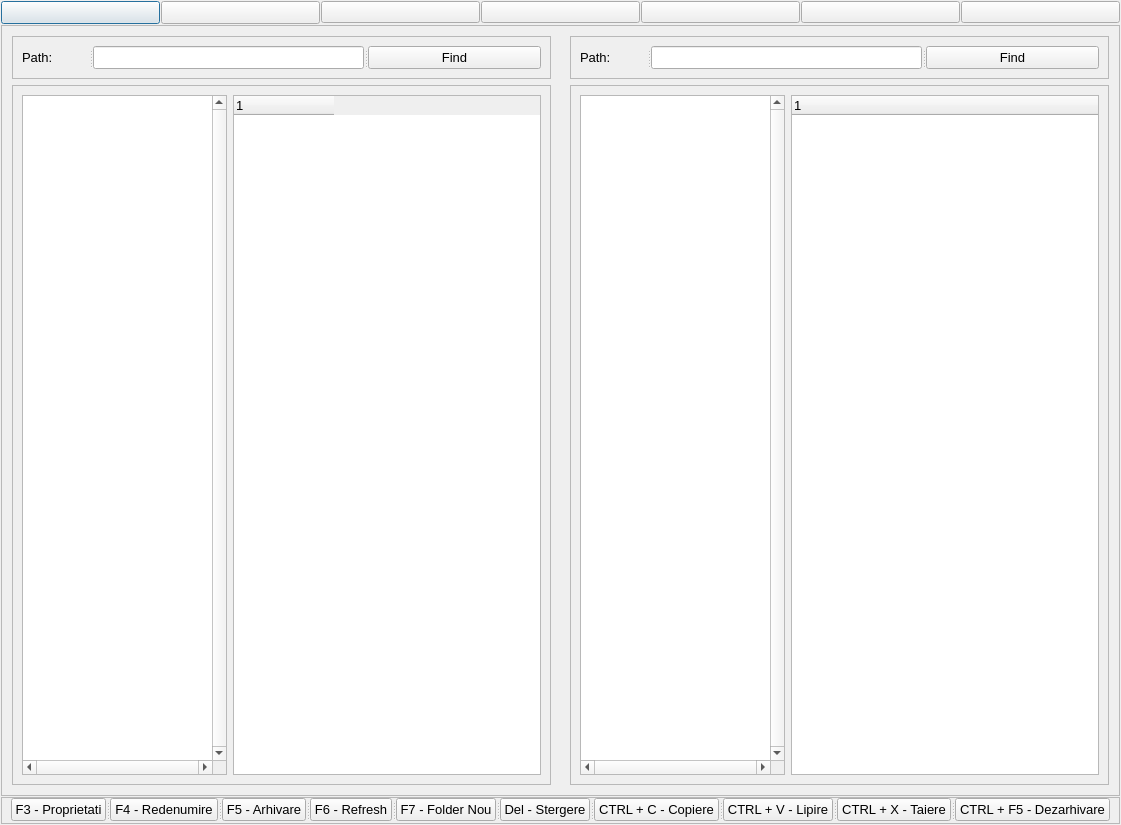
<?xml version="1.0" encoding="UTF-8"?>
<ui version="4.0">
 <class>Dialog</class>
 <widget class="QDialog" name="Dialog">
  <property name="geometry">
   <rect>
    <x>0</x>
    <y>0</y>
    <width>1121</width>
    <height>825</height>
   </rect>
  </property>
  <property name="windowTitle">
   <string>Dialog</string>
  </property>
  <layout class="QVBoxLayout" name="verticalLayout">
   <property name="spacing">
    <number>1</number>
   </property>
   <property name="leftMargin">
    <number>1</number>
   </property>
   <property name="topMargin">
    <number>1</number>
   </property>
   <property name="rightMargin">
    <number>1</number>
   </property>
   <property name="bottomMargin">
    <number>1</number>
   </property>
   <item>
    <layout class="QHBoxLayout" name="horizontalLayout">
     <item>
      <widget class="QPushButton" name="BackButton">
       <property name="font">
        <font>
         <family>Microsoft Sans Serif</family>
         <pointsize>10</pointsize>
         <bold>false</bold>
        </font>
       </property>
       <property name="text">
        <string/>
       </property>
       <property name="icon">
        <iconset>
         <normaloff>icons/left-arrow.png</normaloff>icons/left-arrow.png</iconset>
       </property>
       <property name="iconSize">
        <size>
         <width>18</width>
         <height>18</height>
        </size>
       </property>
      </widget>
     </item>
     <item>
      <widget class="QPushButton" name="NextButton">
       <property name="font">
        <font>
         <family>Microsoft Sans Serif</family>
         <pointsize>10</pointsize>
         <bold>false</bold>
        </font>
       </property>
       <property name="text">
        <string/>
       </property>
       <property name="icon">
        <iconset>
         <normaloff>icons/right-arrow.png</normaloff>icons/right-arrow.png</iconset>
       </property>
       <property name="iconSize">
        <size>
         <width>18</width>
         <height>18</height>
        </size>
       </property>
      </widget>
     </item>
     <item>
      <widget class="QPushButton" name="butonLupa">
       <property name="text">
        <string/>
       </property>
       <property name="icon">
        <iconset>
         <normaloff>icons/lupa.png</normaloff>icons/lupa.png</iconset>
       </property>
       <property name="iconSize">
        <size>
         <width>18</width>
         <height>18</height>
        </size>
       </property>
      </widget>
     </item>
     <item>
      <widget class="QPushButton" name="butonRefresh">
       <property name="text">
        <string/>
       </property>
       <property name="icon">
        <iconset>
         <normaloff>icons/refresh.png</normaloff>icons/refresh.png</iconset>
       </property>
       <property name="iconSize">
        <size>
         <width>18</width>
         <height>18</height>
        </size>
       </property>
      </widget>
     </item>
     <item>
      <widget class="QPushButton" name="butonCreare">
       <property name="text">
        <string/>
       </property>
       <property name="icon">
        <iconset>
         <normaloff>icons/add-folder.png</normaloff>icons/add-folder.png</iconset>
       </property>
       <property name="iconSize">
        <size>
         <width>18</width>
         <height>18</height>
        </size>
       </property>
      </widget>
     </item>
     <item>
      <widget class="QPushButton" name="butonArhivare">
       <property name="text">
        <string/>
       </property>
       <property name="icon">
        <iconset>
         <normaloff>icons/zip.png</normaloff>icons/zip.png</iconset>
       </property>
       <property name="iconSize">
        <size>
         <width>18</width>
         <height>18</height>
        </size>
       </property>
      </widget>
     </item>
     <item>
      <widget class="QPushButton" name="butonDezarhivare">
       <property name="text">
        <string/>
       </property>
       <property name="icon">
        <iconset>
         <normaloff>icons/zip-folder.png</normaloff>icons/zip-folder.png</iconset>
       </property>
       <property name="iconSize">
        <size>
         <width>18</width>
         <height>18</height>
        </size>
       </property>
      </widget>
     </item>
    </layout>
   </item>
   <item>
    <widget class="QFrame" name="frame_2">
     <property name="font">
      <font>
       <family>Microsoft Sans Serif</family>
       <pointsize>10</pointsize>
       <bold>false</bold>
      </font>
     </property>
     <property name="frameShape">
      <enum>QFrame::StyledPanel</enum>
     </property>
     <property name="frameShadow">
      <enum>QFrame::Raised</enum>
     </property>
     <layout class="QHBoxLayout" name="horizontalLayout_3" stretch="0,0">
      <property name="spacing">
       <number>1</number>
      </property>
      <property name="leftMargin">
       <number>1</number>
      </property>
      <property name="topMargin">
       <number>1</number>
      </property>
      <property name="rightMargin">
       <number>1</number>
      </property>
      <property name="bottomMargin">
       <number>1</number>
      </property>
      <item>
       <widget class="QFrame" name="frameLeft">
        <layout class="QVBoxLayout" name="verticalLayout_3">
         <item>
          <widget class="QFrame" name="framePathLeft">
           <property name="frameShape">
            <enum>QFrame::StyledPanel</enum>
           </property>
           <property name="frameShadow">
            <enum>QFrame::Raised</enum>
           </property>
           <layout class="QHBoxLayout" name="horizontalLayout_6">
            <item>
             <widget class="QSplitter" name="pathsplitterleft">
              <property name="font">
               <font>
                <family>Microsoft Sans Serif</family>
                <pointsize>10</pointsize>
                <bold>false</bold>
               </font>
              </property>
              <property name="orientation">
               <enum>Qt::Horizontal</enum>
              </property>
              <widget class="QLabel" name="LeftPathLabel">
               <property name="font">
                <font>
                 <family>Microsoft Sans Serif</family>
                 <pointsize>10</pointsize>
                 <bold>false</bold>
                </font>
               </property>
               <property name="text">
                <string>Path:</string>
               </property>
              </widget>
              <widget class="QLineEdit" name="LeftPathLine">
               <property name="font">
                <font>
                 <family>Microsoft Sans Serif</family>
                 <pointsize>10</pointsize>
                 <bold>false</bold>
                </font>
               </property>
              </widget>
              <widget class="QPushButton" name="LeftFindPathButton">
               <property name="font">
                <font>
                 <family>Microsoft Sans Serif</family>
                 <pointsize>10</pointsize>
                 <bold>false</bold>
                </font>
               </property>
               <property name="text">
                <string>Find</string>
               </property>
              </widget>
             </widget>
            </item>
           </layout>
          </widget>
         </item>
         <item>
          <widget class="QFrame" name="frameTreesLeft">
           <property name="sizePolicy">
            <sizepolicy hsizetype="Expanding" vsizetype="Expanding">
             <horstretch>0</horstretch>
             <verstretch>0</verstretch>
            </sizepolicy>
           </property>
           <property name="frameShape">
            <enum>QFrame::StyledPanel</enum>
           </property>
           <property name="frameShadow">
            <enum>QFrame::Raised</enum>
           </property>
           <layout class="QHBoxLayout" name="horizontalLayout_2" stretch="2,3">
            <item>
             <widget class="QTreeView" name="LeftPanelTree">
              <property name="font">
               <font>
                <family>Microsoft Sans Serif</family>
                <pointsize>10</pointsize>
                <bold>false</bold>
               </font>
              </property>
              <property name="verticalScrollBarPolicy">
               <enum>Qt::ScrollBarAlwaysOn</enum>
              </property>
              <property name="horizontalScrollBarPolicy">
               <enum>Qt::ScrollBarAlwaysOn</enum>
              </property>
              <property name="autoScroll">
               <bool>false</bool>
              </property>
              <property name="wordWrap">
               <bool>false</bool>
              </property>
             </widget>
            </item>
            <item>
             <widget class="QTreeWidget" name="LeftTree">
              <property name="font">
               <font>
                <family>Microsoft Sans Serif</family>
                <pointsize>10</pointsize>
                <bold>false</bold>
               </font>
              </property>
              <property name="animated">
               <bool>false</bool>
              </property>
              <attribute name="headerStretchLastSection">
               <bool>false</bool>
              </attribute>
              <column>
               <property name="text">
                <string notr="true">1</string>
               </property>
              </column>
             </widget>
            </item>
           </layout>
          </widget>
         </item>
        </layout>
       </widget>
      </item>
      <item>
       <widget class="QFrame" name="frameRight">
        <property name="sizePolicy">
         <sizepolicy hsizetype="Expanding" vsizetype="Expanding">
          <horstretch>0</horstretch>
          <verstretch>0</verstretch>
         </sizepolicy>
        </property>
        <layout class="QVBoxLayout" name="verticalLayout_4" stretch="0,0">
         <item>
          <widget class="QFrame" name="framePathRight">
           <property name="frameShape">
            <enum>QFrame::StyledPanel</enum>
           </property>
           <property name="frameShadow">
            <enum>QFrame::Raised</enum>
           </property>
           <layout class="QHBoxLayout" name="horizontalLayout_5">
            <item>
             <widget class="QSplitter" name="pathsplitterright">
              <property name="font">
               <font>
                <family>Microsoft Sans Serif</family>
                <pointsize>10</pointsize>
                <bold>false</bold>
               </font>
              </property>
              <property name="orientation">
               <enum>Qt::Horizontal</enum>
              </property>
              <widget class="QLabel" name="RightPathLabel">
               <property name="font">
                <font>
                 <family>Microsoft Sans Serif</family>
                 <pointsize>10</pointsize>
                 <bold>false</bold>
                </font>
               </property>
               <property name="text">
                <string>Path:</string>
               </property>
              </widget>
              <widget class="QLineEdit" name="RightPathLine">
               <property name="font">
                <font>
                 <family>Microsoft Sans Serif</family>
                 <pointsize>10</pointsize>
                 <bold>false</bold>
                </font>
               </property>
              </widget>
              <widget class="QPushButton" name="RightFindPathButton">
               <property name="font">
                <font>
                 <family>Microsoft Sans Serif</family>
                 <pointsize>10</pointsize>
                 <bold>false</bold>
                </font>
               </property>
               <property name="text">
                <string>Find</string>
               </property>
              </widget>
             </widget>
            </item>
           </layout>
          </widget>
         </item>
         <item>
          <widget class="QFrame" name="frameTreesRight">
           <property name="sizePolicy">
            <sizepolicy hsizetype="Expanding" vsizetype="Expanding">
             <horstretch>0</horstretch>
             <verstretch>0</verstretch>
            </sizepolicy>
           </property>
           <property name="frameShape">
            <enum>QFrame::StyledPanel</enum>
           </property>
           <property name="frameShadow">
            <enum>QFrame::Raised</enum>
           </property>
           <layout class="QHBoxLayout" name="horizontalLayout_4" stretch="2,3">
            <item>
             <widget class="QTreeView" name="RightPanelTree">
              <property name="font">
               <font>
                <family>Microsoft Sans Serif</family>
                <pointsize>10</pointsize>
                <bold>false</bold>
               </font>
              </property>
              <property name="verticalScrollBarPolicy">
               <enum>Qt::ScrollBarAlwaysOn</enum>
              </property>
              <property name="horizontalScrollBarPolicy">
               <enum>Qt::ScrollBarAlwaysOn</enum>
              </property>
              <property name="autoScroll">
               <bool>false</bool>
              </property>
              <property name="wordWrap">
               <bool>false</bool>
              </property>
             </widget>
            </item>
            <item>
             <widget class="QTreeWidget" name="RightTree">
              <property name="font">
               <font>
                <family>Microsoft Sans Serif</family>
                <pointsize>10</pointsize>
                <bold>false</bold>
               </font>
              </property>
              <property name="lineWidth">
               <number>4</number>
              </property>
              <column>
               <property name="text">
                <string notr="true">1</string>
               </property>
              </column>
             </widget>
            </item>
           </layout>
          </widget>
         </item>
        </layout>
       </widget>
      </item>
     </layout>
    </widget>
   </item>
   <item>
    <widget class="QFrame" name="frame">
     <property name="font">
      <font>
       <family>Microsoft Sans Serif</family>
       <pointsize>10</pointsize>
       <bold>false</bold>
      </font>
     </property>
     <property name="frameShape">
      <enum>QFrame::StyledPanel</enum>
     </property>
     <property name="frameShadow">
      <enum>QFrame::Raised</enum>
     </property>
     <layout class="QVBoxLayout" name="verticalLayout_2">
      <property name="spacing">
       <number>2</number>
      </property>
      <property name="topMargin">
       <number>0</number>
      </property>
      <property name="bottomMargin">
       <number>2</number>
      </property>
      <item>
       <widget class="QSplitter" name="splitter_2">
        <property name="font">
         <font>
          <family>Microsoft Sans Serif</family>
          <pointsize>10</pointsize>
          <bold>false</bold>
         </font>
        </property>
        <property name="orientation">
         <enum>Qt::Horizontal</enum>
        </property>
        <widget class="QPushButton" name="pushButton">
         <property name="font">
          <font>
           <family>Microsoft Sans Serif</family>
           <pointsize>10</pointsize>
           <bold>false</bold>
          </font>
         </property>
         <property name="text">
          <string>F3 - Proprietati</string>
         </property>
        </widget>
        <widget class="QPushButton" name="pushButton_2">
         <property name="font">
          <font>
           <family>Microsoft Sans Serif</family>
           <pointsize>10</pointsize>
           <bold>false</bold>
          </font>
         </property>
         <property name="text">
          <string>F4 - Redenumire</string>
         </property>
        </widget>
        <widget class="QPushButton" name="pushButton_3">
         <property name="font">
          <font>
           <family>Microsoft Sans Serif</family>
           <pointsize>10</pointsize>
           <bold>false</bold>
          </font>
         </property>
         <property name="text">
          <string>F5 - Arhivare</string>
         </property>
        </widget>
        <widget class="QPushButton" name="pushButton_4">
         <property name="font">
          <font>
           <family>Microsoft Sans Serif</family>
           <pointsize>10</pointsize>
           <bold>false</bold>
          </font>
         </property>
         <property name="text">
          <string>F6 - Refresh</string>
         </property>
        </widget>
        <widget class="QPushButton" name="pushButton_5">
         <property name="font">
          <font>
           <family>Microsoft Sans Serif</family>
           <pointsize>10</pointsize>
           <bold>false</bold>
          </font>
         </property>
         <property name="text">
          <string>F7 - Folder Nou</string>
         </property>
        </widget>
        <widget class="QPushButton" name="pushButton_6">
         <property name="font">
          <font>
           <family>Microsoft Sans Serif</family>
           <pointsize>10</pointsize>
           <bold>false</bold>
          </font>
         </property>
         <property name="text">
          <string>Del - Stergere</string>
         </property>
        </widget>
        <widget class="QPushButton" name="pushButton_7">
         <property name="font">
          <font>
           <family>Microsoft Sans Serif</family>
           <pointsize>10</pointsize>
           <bold>false</bold>
          </font>
         </property>
         <property name="text">
          <string>CTRL + C - Copiere</string>
         </property>
        </widget>
        <widget class="QPushButton" name="pushButton_8">
         <property name="font">
          <font>
           <family>Microsoft Sans Serif</family>
           <pointsize>10</pointsize>
           <bold>false</bold>
          </font>
         </property>
         <property name="text">
          <string>CTRL + V - Lipire</string>
         </property>
        </widget>
        <widget class="QPushButton" name="pushButton_9">
         <property name="font">
          <font>
           <family>Microsoft Sans Serif</family>
           <pointsize>10</pointsize>
           <bold>false</bold>
          </font>
         </property>
         <property name="text">
          <string>CTRL + X - Taiere</string>
         </property>
        </widget>
        <widget class="QPushButton" name="pushButton_10">
         <property name="font">
          <font>
           <family>Microsoft Sans Serif</family>
           <pointsize>10</pointsize>
           <bold>false</bold>
          </font>
         </property>
         <property name="text">
          <string>CTRL + F5 - Dezarhivare</string>
         </property>
        </widget>
       </widget>
      </item>
     </layout>
    </widget>
   </item>
  </layout>
 </widget>
 <resources/>
 <connections/>
</ui>
